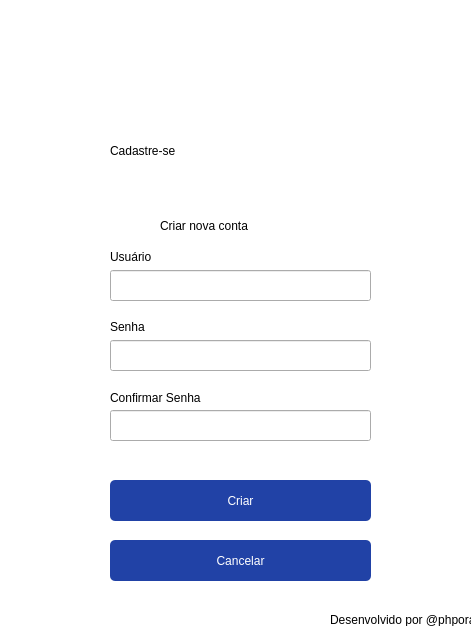
<?xml version="1.0" encoding="UTF-8"?>
<ui version="4.0">
 <class>Dialog</class>
 <widget class="QDialog" name="Dialog">
  <property name="enabled">
   <bool>true</bool>
  </property>
  <property name="geometry">
   <rect>
    <x>0</x>
    <y>0</y>
    <width>476</width>
    <height>626</height>
   </rect>
  </property>
  <property name="windowTitle">
   <string>Dialog</string>
  </property>
  <widget class="QWidget" name="bgwidget" native="true">
   <property name="geometry">
    <rect>
     <x>0</x>
     <y>0</y>
     <width>481</width>
     <height>641</height>
    </rect>
   </property>
   <property name="styleSheet">
    <string notr="true">QWidget#bgwidget{
	background-color: rgb(255, 255, 255);}</string>
   </property>
   <widget class="QLabel" name="label">
    <property name="geometry">
     <rect>
      <x>110</x>
      <y>120</y>
      <width>261</width>
      <height>61</height>
     </rect>
    </property>
    <property name="styleSheet">
     <string notr="true">font: 36pt &quot;MS Shell Dlg 2&quot;;</string>
    </property>
    <property name="text">
     <string>Cadastre-se</string>
    </property>
   </widget>
   <widget class="QLabel" name="label_2">
    <property name="geometry">
     <rect>
      <x>160</x>
      <y>210</y>
      <width>161</width>
      <height>31</height>
     </rect>
    </property>
    <property name="styleSheet">
     <string notr="true">font: 16pt &quot;MS Shell Dlg 2&quot;;</string>
    </property>
    <property name="text">
     <string>Criar nova conta</string>
    </property>
   </widget>
   <widget class="QPushButton" name="signup">
    <property name="geometry">
     <rect>
      <x>110</x>
      <y>480</y>
      <width>261</width>
      <height>41</height>
     </rect>
    </property>
    <property name="styleSheet">
     <string notr="true">border-radius:5px;
background-color: rgb(33, 66, 166);
border-bottom-color: rgb(0, 0, 0);
font: 14pt &quot;MS Shell Dlg 2&quot;;
color: rgb(255, 255, 255);</string>
    </property>
    <property name="text">
     <string>Criar</string>
    </property>
   </widget>
   <widget class="QLabel" name="label_3">
    <property name="geometry">
     <rect>
      <x>330</x>
      <y>610</y>
      <width>141</width>
      <height>20</height>
     </rect>
    </property>
    <property name="text">
     <string>Desenvolvido por @phporath</string>
    </property>
   </widget>
   <widget class="QLineEdit" name="emailfield">
    <property name="geometry">
     <rect>
      <x>110</x>
      <y>270</y>
      <width>261</width>
      <height>31</height>
     </rect>
    </property>
   </widget>
   <widget class="QLabel" name="label_4">
    <property name="geometry">
     <rect>
      <x>110</x>
      <y>250</y>
      <width>47</width>
      <height>14</height>
     </rect>
    </property>
    <property name="text">
     <string>Usuário</string>
    </property>
   </widget>
   <widget class="QLineEdit" name="passwordfield">
    <property name="geometry">
     <rect>
      <x>110</x>
      <y>340</y>
      <width>261</width>
      <height>31</height>
     </rect>
    </property>
   </widget>
   <widget class="QLabel" name="label_5">
    <property name="geometry">
     <rect>
      <x>110</x>
      <y>320</y>
      <width>47</width>
      <height>14</height>
     </rect>
    </property>
    <property name="text">
     <string>Senha</string>
    </property>
   </widget>
   <widget class="QLineEdit" name="confirmpasswordfield">
    <property name="geometry">
     <rect>
      <x>110</x>
      <y>410</y>
      <width>261</width>
      <height>31</height>
     </rect>
    </property>
   </widget>
   <widget class="QLabel" name="label_6">
    <property name="geometry">
     <rect>
      <x>110</x>
      <y>390</y>
      <width>91</width>
      <height>16</height>
     </rect>
    </property>
    <property name="text">
     <string>Confirmar Senha</string>
    </property>
   </widget>
   <widget class="QPushButton" name="cancel">
    <property name="geometry">
     <rect>
      <x>110</x>
      <y>540</y>
      <width>261</width>
      <height>41</height>
     </rect>
    </property>
    <property name="styleSheet">
     <string notr="true">border-radius:5px;
background-color: rgb(33, 66, 166);
border-bottom-color: rgb(0, 0, 0);
font: 14pt &quot;MS Shell Dlg 2&quot;;
color: rgb(255, 255, 255);</string>
    </property>
    <property name="text">
     <string>Cancelar</string>
    </property>
   </widget>
   <widget class="QLabel" name="error">
    <property name="geometry">
     <rect>
      <x>110</x>
      <y>450</y>
      <width>261</width>
      <height>20</height>
     </rect>
    </property>
    <property name="styleSheet">
     <string notr="true">font: 12pt &quot;MS Shell Dlg 2&quot;; color:red;</string>
    </property>
    <property name="text">
     <string/>
    </property>
   </widget>
  </widget>
 </widget>
 <resources/>
 <connections/>
</ui>
